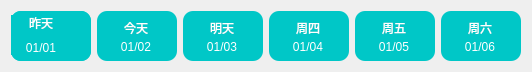
    <widget class="QWidget" name="widget_5" native="true">
     <property name="geometry">
      <rect>
       <x>9</x>
       <y>9</y>
       <width>528</width>
       <height>68</height>
      </rect>
     </property>
     <property name="styleSheet">
      <string notr="true"/>
     </property>
     <layout class="QHBoxLayout" name="horizontalLayout_12">
      <item>
       <widget class="QWidget" name="widget_6" native="true">
        <property name="minimumSize">
         <size>
          <width>80</width>
          <height>50</height>
         </size>
        </property>
        <property name="maximumSize">
         <size>
          <width>80</width>
          <height>50</height>
         </size>
        </property>
        <property name="styleSheet">
         <string notr="true">border-radius: 10px;
background-color: rgb(0, 199, 199);
</string>
        </property>
        <widget class="QLabel" name="lblDate0">
         <property name="geometry">
          <rect>
           <x>11</x>
           <y>10</y>
           <width>60</width>
           <height>15</height>
          </rect>
         </property>
         <property name="minimumSize">
          <size>
           <width>60</width>
           <height>15</height>
          </size>
         </property>
         <property name="maximumSize">
          <size>
           <width>60</width>
           <height>15</height>
          </size>
         </property>
         <property name="styleSheet">
          <string notr="true">color: rgb(255, 255, 255);


</string>
         </property>
         <property name="frameShape">
          <enum>QFrame::NoFrame</enum>
         </property>
         <property name="text">
          <string>昨天</string>
         </property>
         <property name="alignment">
          <set>Qt::AlignCenter</set>
         </property>
        </widget>
        <widget class="QLabel" name="lblWeek0">
         <property name="enabled">
          <bool>true</bool>
         </property>
         <property name="geometry">
          <rect>
           <x>11</x>
           <y>30</y>
           <width>60</width>
           <height>15</height>
          </rect>
         </property>
         <property name="minimumSize">
          <size>
           <width>60</width>
           <height>15</height>
          </size>
         </property>
         <property name="maximumSize">
          <size>
           <width>60</width>
           <height>15</height>
          </size>
         </property>
         <property name="styleSheet">
          <string notr="true">color: rgb(255, 255, 255);
</string>
         </property>
         <property name="text">
          <string>01/01</string>
         </property>
         <property name="alignment">
          <set>Qt::AlignCenter</set>
         </property>
        </widget>
        <widget class="QWidget" name="widget_12" native="true">
         <property name="geometry">
          <rect>
           <x>0</x>
           <y>0</y>
           <width>80</width>
           <height>50</height>
          </rect>
         </property>
         <property name="minimumSize">
          <size>
           <width>80</width>
           <height>50</height>
          </size>
         </property>
         <property name="maximumSize">
          <size>
           <width>80</width>
           <height>50</height>
          </size>
         </property>
         <property name="styleSheet">
          <string notr="true">border-radius: 10px;
background-color: rgb(0, 199, 199);
</string>
         </property>
         <layout class="QVBoxLayout" name="verticalLayout_9">
          <item>
           <widget class="QLabel" name="lblData0_2">
            <property name="minimumSize">
             <size>
              <width>60</width>
              <height>15</height>
             </size>
            </property>
            <property name="maximumSize">
             <size>
              <width>60</width>
              <height>15</height>
             </size>
            </property>
            <property name="styleSheet">
             <string notr="true">color: rgb(255, 255, 255);


</string>
            </property>
            <property name="frameShape">
             <enum>QFrame::NoFrame</enum>
            </property>
            <property name="text">
             <string>昨天</string>
            </property>
            <property name="alignment">
             <set>Qt::AlignCenter</set>
            </property>
           </widget>
          </item>
          <item>
           <widget class="QLabel" name="lblWeek0_2">
            <property name="enabled">
             <bool>true</bool>
            </property>
            <property name="minimumSize">
             <size>
              <width>60</width>
              <height>15</height>
             </size>
            </property>
            <property name="maximumSize">
             <size>
              <width>60</width>
              <height>15</height>
             </size>
            </property>
            <property name="styleSheet">
             <string notr="true">color: rgb(255, 255, 255);
</string>
            </property>
            <property name="text">
             <string>01/01</string>
            </property>
            <property name="alignment">
             <set>Qt::AlignCenter</set>
            </property>
           </widget>
          </item>
         </layout>
        </widget>
       </widget>
      </item>
      <item>
       <widget class="QWidget" name="widget_7" native="true">
        <property name="minimumSize">
         <size>
          <width>80</width>
          <height>50</height>
         </size>
        </property>
        <property name="maximumSize">
         <size>
          <width>80</width>
          <height>50</height>
         </size>
        </property>
        <property name="styleSheet">
         <string notr="true">border-radius: 10px;
background-color: rgb(0, 199, 199);
</string>
        </property>
        <layout class="QVBoxLayout" name="verticalLayout_10">
         <item>
          <widget class="QLabel" name="lblDate1">
           <property name="minimumSize">
            <size>
             <width>60</width>
             <height>15</height>
            </size>
           </property>
           <property name="maximumSize">
            <size>
             <width>60</width>
             <height>15</height>
            </size>
           </property>
           <property name="styleSheet">
            <string notr="true">color: rgb(255, 255, 255);</string>
           </property>
           <property name="text">
            <string>今天</string>
           </property>
           <property name="alignment">
            <set>Qt::AlignCenter</set>
           </property>
          </widget>
         </item>
         <item>
          <widget class="QLabel" name="lblWeek1">
           <property name="minimumSize">
            <size>
             <width>60</width>
             <height>15</height>
            </size>
           </property>
           <property name="maximumSize">
            <size>
             <width>60</width>
             <height>15</height>
            </size>
           </property>
           <property name="styleSheet">
            <string notr="true">color: rgb(255, 255, 255);</string>
           </property>
           <property name="text">
            <string>01/02</string>
           </property>
           <property name="alignment">
            <set>Qt::AlignCenter</set>
           </property>
          </widget>
         </item>
        </layout>
       </widget>
      </item>
      <item>
       <widget class="QWidget" name="widget_11" native="true">
        <property name="minimumSize">
         <size>
          <width>80</width>
          <height>50</height>
         </size>
        </property>
        <property name="maximumSize">
         <size>
          <width>80</width>
          <height>50</height>
         </size>
        </property>
        <property name="styleSheet">
         <string notr="true">border-radius: 10px;
background-color: rgb(0, 199, 199);
</string>
        </property>
        <layout class="QVBoxLayout" name="verticalLayout_11">
         <item>
          <widget class="QLabel" name="lblDate2">
           <property name="minimumSize">
            <size>
             <width>60</width>
             <height>15</height>
            </size>
           </property>
           <property name="maximumSize">
            <size>
             <width>60</width>
             <height>15</height>
            </size>
           </property>
           <property name="styleSheet">
            <string notr="true">color: rgb(255, 255, 255);</string>
           </property>
           <property name="text">
            <string>明天</string>
           </property>
           <property name="alignment">
            <set>Qt::AlignCenter</set>
           </property>
          </widget>
         </item>
         <item>
          <widget class="QLabel" name="lblWeek2">
           <property name="minimumSize">
            <size>
             <width>60</width>
             <height>15</height>
            </size>
           </property>
           <property name="maximumSize">
            <size>
             <width>60</width>
             <height>15</height>
            </size>
           </property>
           <property name="styleSheet">
            <string notr="true">color: rgb(255, 255, 255);</string>
           </property>
           <property name="text">
            <string>01/03</string>
           </property>
           <property name="alignment">
            <set>Qt::AlignCenter</set>
           </property>
          </widget>
         </item>
        </layout>
       </widget>
      </item>
      <item>
       <widget class="QWidget" name="widget_10" native="true">
        <property name="minimumSize">
         <size>
          <width>80</width>
          <height>50</height>
         </size>
        </property>
        <property name="maximumSize">
         <size>
          <width>80</width>
          <height>50</height>
         </size>
        </property>
        <property name="styleSheet">
         <string notr="true">border-radius: 10px;
background-color: rgb(0, 199, 199);
</string>
        </property>
        <layout class="QVBoxLayout" name="verticalLayout_5">
         <item>
          <widget class="QLabel" name="lblDate3">
           <property name="minimumSize">
            <size>
             <width>60</width>
             <height>15</height>
            </size>
           </property>
           <property name="maximumSize">
            <size>
             <width>60</width>
             <height>15</height>
            </size>
           </property>
           <property name="styleSheet">
            <string notr="true">color: rgb(255, 255, 255);</string>
           </property>
           <property name="text">
            <string>周四</string>
           </property>
           <property name="alignment">
            <set>Qt::AlignCenter</set>
           </property>
          </widget>
         </item>
         <item>
          <widget class="QLabel" name="lblWeek3">
           <property name="minimumSize">
            <size>
             <width>60</width>
             <height>15</height>
            </size>
           </property>
           <property name="maximumSize">
            <size>
             <width>60</width>
             <height>15</height>
            </size>
           </property>
           <property name="styleSheet">
            <string notr="true">color: rgb(255, 255, 255);</string>
           </property>
           <property name="text">
            <string>01/04</string>
           </property>
           <property name="alignment">
            <set>Qt::AlignCenter</set>
           </property>
          </widget>
         </item>
        </layout>
       </widget>
      </item>
      <item>
       <widget class="QWidget" name="widget_8" native="true">
        <property name="minimumSize">
         <size>
          <width>80</width>
          <height>50</height>
         </size>
        </property>
        <property name="maximumSize">
         <size>
          <width>80</width>
          <height>50</height>
         </size>
        </property>
        <property name="styleSheet">
         <string notr="true">border-radius: 10px;
background-color: rgb(0, 199, 199);
</string>
        </property>
        <layout class="QVBoxLayout" name="verticalLayout_8">
         <item>
          <widget class="QLabel" name="lblDate4">
           <property name="minimumSize">
            <size>
             <width>60</width>
             <height>15</height>
            </size>
           </property>
           <property name="maximumSize">
            <size>
             <width>60</width>
             <height>15</height>
            </size>
           </property>
           <property name="styleSheet">
            <string notr="true">color: rgb(255, 255, 255);</string>
           </property>
           <property name="text">
            <string>周五</string>
           </property>
           <property name="alignment">
            <set>Qt::AlignCenter</set>
           </property>
          </widget>
         </item>
         <item>
          <widget class="QLabel" name="lblWeek4">
           <property name="minimumSize">
            <size>
             <width>60</width>
             <height>15</height>
            </size>
           </property>
           <property name="maximumSize">
            <size>
             <width>60</width>
             <height>15</height>
            </size>
           </property>
           <property name="styleSheet">
            <string notr="true">color: rgb(255, 255, 255);</string>
           </property>
           <property name="text">
            <string>01/05</string>
           </property>
           <property name="alignment">
            <set>Qt::AlignCenter</set>
           </property>
          </widget>
         </item>
        </layout>
       </widget>
      </item>
      <item>
       <widget class="QWidget" name="widget_9" native="true">
        <property name="minimumSize">
         <size>
          <width>80</width>
          <height>50</height>
         </size>
        </property>
        <property name="maximumSize">
         <size>
          <width>80</width>
          <height>50</height>
         </size>
        </property>
        <property name="styleSheet">
         <string notr="true">border-radius: 10px;
background-color: rgb(0, 199, 199);
</string>
        </property>
        <layout class="QVBoxLayout" name="verticalLayout_7">
         <item>
          <widget class="QLabel" name="lblDate5">
           <property name="minimumSize">
            <size>
             <width>60</width>
             <height>15</height>
            </size>
           </property>
           <property name="maximumSize">
            <size>
             <width>60</width>
             <height>15</height>
            </size>
           </property>
           <property name="styleSheet">
            <string notr="true">color: rgb(255, 255, 255);</string>
           </property>
           <property name="text">
            <string>周六</string>
           </property>
           <property name="alignment">
            <set>Qt::AlignCenter</set>
           </property>
          </widget>
         </item>
         <item>
          <widget class="QLabel" name="lblWeek5">
           <property name="minimumSize">
            <size>
             <width>60</width>
             <height>15</height>
            </size>
           </property>
           <property name="maximumSize">
            <size>
             <width>60</width>
             <height>15</height>
            </size>
           </property>
           <property name="styleSheet">
            <string notr="true">color: rgb(255, 255, 255);</string>
           </property>
           <property name="text">
            <string>01/06</string>
           </property>
           <property name="alignment">
            <set>Qt::AlignCenter</set>
           </property>
          </widget>
         </item>
        </layout>
       </widget>
      </item>
     </layout>
    </widget>
